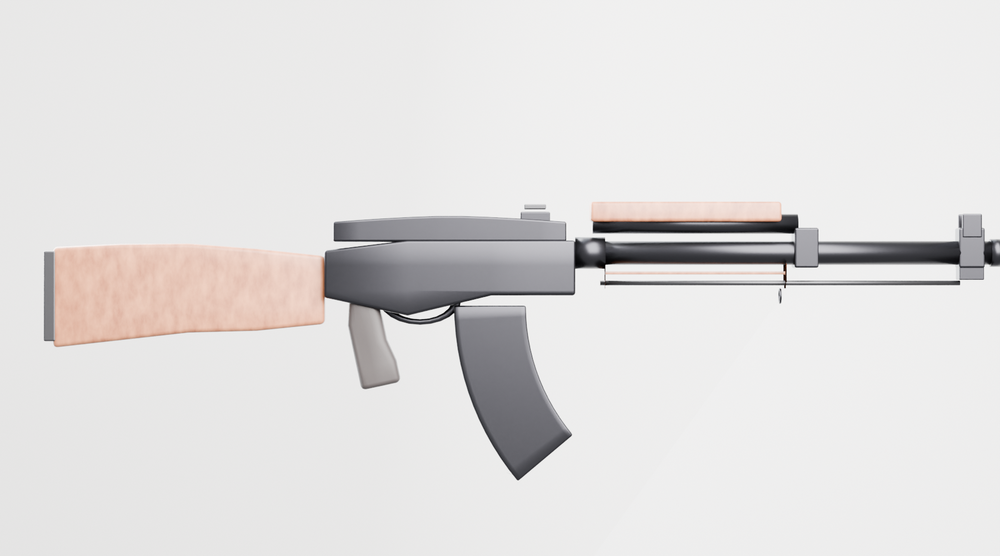
#> input picture 00_references/original_image/ak47_side_reference.png, 1000 x 556 px, shrunk from 1800 x 1000 before the run, found by its file name
$ python section1_crop_pillow.py
#> lines starting #> are read from the running program, lines starting #| are printed output that depends on the picture
"""Standalone PIL script: crop side reference into 10 part images and create a
colour-coded paintover. Uses system Python 3.11's Pillow (Blender's bundled
Python doesn't ship with PIL)."""
import os
from PIL import Image, ImageDraw

PROJECT_ROOT = r"C:\AK47_NonFunctional_Prop"
REF = os.path.join(PROJECT_ROOT, "00_references", "original_image", "ak47_side_reference.png")
CROPS_DIR = os.path.join(PROJECT_ROOT, "00_references", "cropped_parts")
PAINTOVER_DIR = os.path.join(PROJECT_ROOT, "00_references", "paintover_guides")

os.makedirs(CROPS_DIR, exist_ok=True)
os.makedirs(PAINTOVER_DIR, exist_ok=True)

ROIS = {
    "stock_reference.png":           (0.00, 0.20, 0.30, 0.85),
    "receiver_reference.png":        (0.28, 0.10, 0.55, 0.75),
    "dust_cover_reference.png":      (0.32, 0.05, 0.55, 0.40),
    "grip_reference.png":            (0.30, 0.55, 0.45, 1.00),
    "magazine_reference.png":        (0.32, 0.55, 0.55, 1.00),
    "lower_handguard_reference.png": (0.50, 0.30, 0.78, 0.70),
    "upper_handguard_reference.png": (0.52, 0.10, 0.78, 0.40),
    "barrel_front_reference.png":    (0.65, 0.25, 1.00, 0.65),
    "front_sight_reference.png":     (0.85, 0.10, 1.00, 0.50),
    "rear_sight_reference.png":      (0.30, 0.05, 0.42, 0.30),
}

src = Image.open(REF).convert("RGBA")
#> src is the input picture: PIL image 1000x556 RGBA; mean R, G, B, A 224.8, 222.9, 222.4, 255
W, H = src.size
#> W = 1000; H = 556
print(f"reference: {W}x{H}")
#| reference: 1000x556

for filename, (l, t, r, b) in ROIS.items():
    box = (int(l * W), int(t * H), int(r * W), int(b * H))
    src.crop(box).save(os.path.join(CROPS_DIR, filename))
#> this loop made 10 passes
#> pass 1, `src.crop(box).save(os.path.join(CROPS_DIR, filename))`:
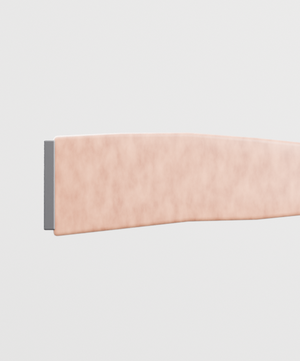
#> saved as stock_reference.png: PIL image 300x361 RGBA; mean R, G, B, A 230.9, 224.1, 220.8, 255
#> pass 2, `src.crop(box).save(os.path.join(CROPS_DIR, filename))`:
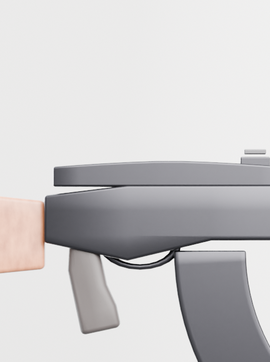
#> saved as receiver_reference.png: PIL image 270x362 RGBA; mean R, G, B, A 203.7, 202.2, 203.1, 255
print(f"wrote {len(ROIS)} cropped references")

overlay = src.copy()
draw = ImageDraw.Draw(overlay, "RGBA")
PAINTOVER = {
    "receiver":  ((0.28, 0.10, 0.55, 0.55), (255, 30, 30, 110)),
    "stock":     ((0.00, 0.20, 0.30, 0.75), (60, 90, 255, 110)),
    "magazine":  ((0.32, 0.55, 0.55, 1.00), (60, 200, 60, 110)),
    "handguard": ((0.50, 0.30, 0.78, 0.55), (255, 220, 30, 110)),
    "grip":      ((0.30, 0.60, 0.42, 1.00), (190, 60, 230, 130)),
    "barrel":    ((0.65, 0.30, 0.95, 0.55), (255, 130, 0, 110)),
    "sight":     ((0.85, 0.10, 1.00, 0.45), (0, 220, 230, 110)),
}
for name, (rect, colour) in PAINTOVER.items():
    l, t, r, b = rect
    box = (int(l * W), int(t * H), int(r * W), int(b * H))
    draw.rectangle(box, fill=colour, outline=(255, 255, 255, 220), width=3)
    draw.text((box[0] + 8, box[1] + 4), name, fill=(255, 255, 255, 255))
overlay.save(os.path.join(PAINTOVER_DIR, "paintover_color_coded.png"))
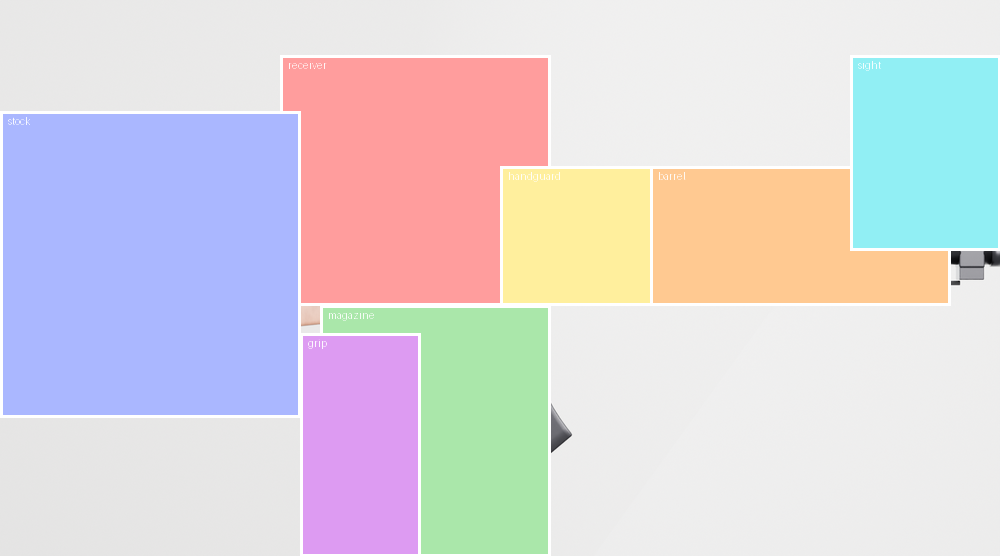
#> saved as paintover_color_coded.png: PIL image 1000x556 RGBA; mean R, G, B, A 187.5, 175.1, 186.9, 181.8; transparent parts drawn white
print("wrote paintover_color_coded.png")

$ run again, with 00_references/original_image/ak47_alt_reference.png copied over 00_references/original_image/ak47_side_reference.png
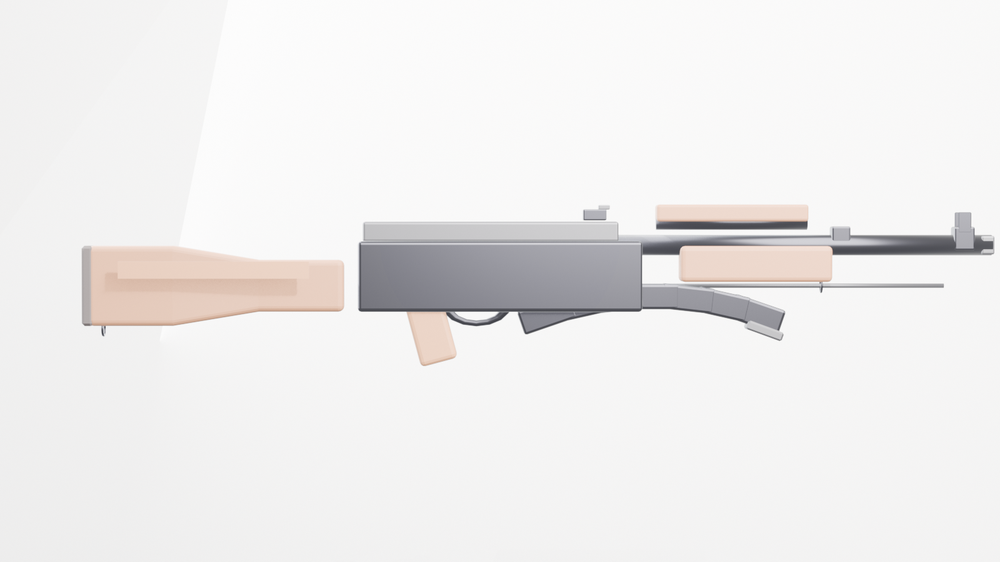
#> input picture 00_references/original_image/ak47_alt_reference.png, 1000 x 562 px, shrunk from 1600 x 900 before the run, found by its file name
#> src is the input picture: PIL image 1000x562 RGBA; mean R, G, B, A 238.3, 236.9, 236.5, 255
#| reference: 1000x562
#> the loop `for filename, (l, t, r, b) in ROIS.items():` made 10 passes
#> pass 1, `src.crop(box).save(os.path.join(CROPS_DIR, filename))`:
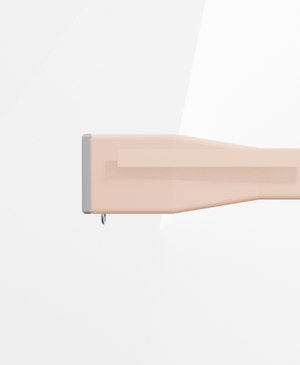
#> saved as stock_reference.png: PIL image 300x365 RGBA; mean R, G, B, A 240.9, 237.3, 235.2, 255
#> `overlay.save(os.path.join(PAINTOVER_DIR, "paintover_color_coded.png"))`:
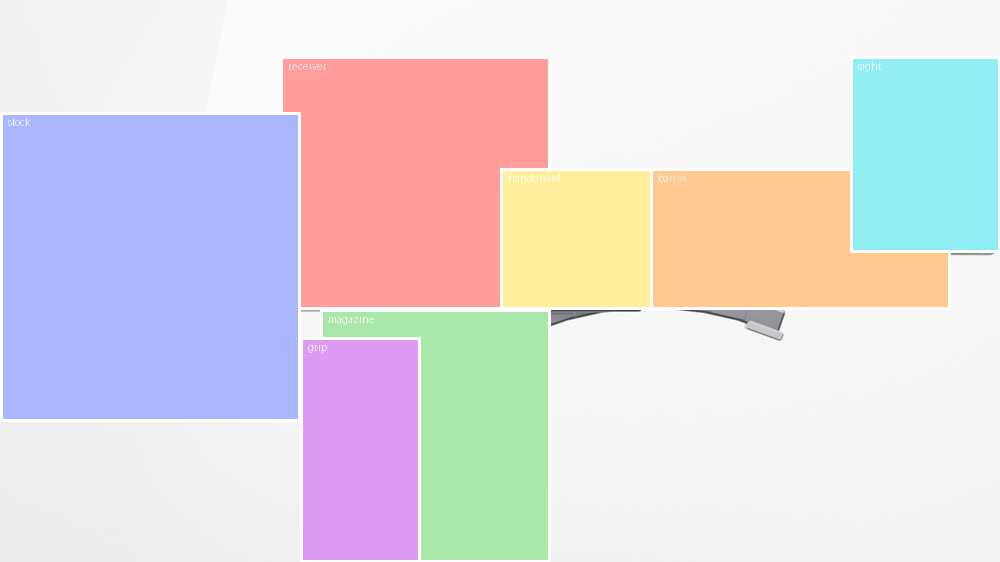
#> saved as paintover_color_coded.png: PIL image 1000x562 RGBA; mean R, G, B, A 191.9, 179.4, 191.1, 181.8; transparent parts drawn white
